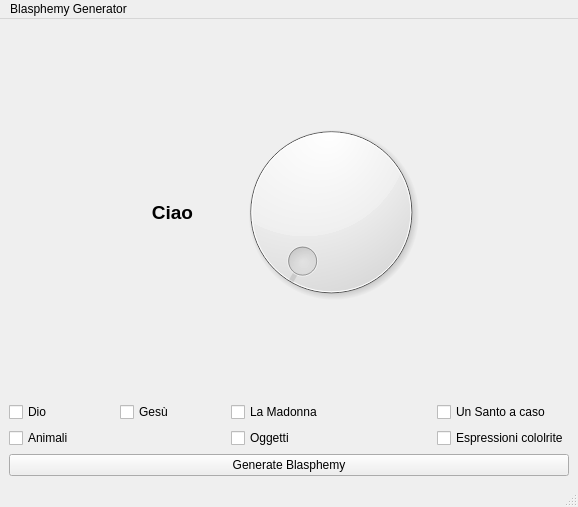
<?xml version="1.0" encoding="UTF-8"?>
<ui version="4.0">
 <class>MainWindow</class>
 <widget class="QMainWindow" name="MainWindow">
  <property name="geometry">
   <rect>
    <x>0</x>
    <y>0</y>
    <width>578</width>
    <height>507</height>
   </rect>
  </property>
  <property name="windowTitle">
   <string>MainWindow</string>
  </property>
  <widget class="QWidget" name="centralwidget">
   <property name="styleSheet">
    <string notr="true"/>
   </property>
   <layout class="QGridLayout" name="gridLayout">
    <item row="1" column="3">
     <widget class="QCheckBox" name="checkBox_4">
      <property name="text">
       <string>Un Santo a caso</string>
      </property>
      <attribute name="buttonGroup">
       <string notr="true">buttonGroup</string>
      </attribute>
     </widget>
    </item>
    <item row="1" column="1">
     <widget class="QCheckBox" name="checkBox_2">
      <property name="text">
       <string>Gesù</string>
      </property>
      <attribute name="buttonGroup">
       <string notr="true">buttonGroup</string>
      </attribute>
     </widget>
    </item>
    <item row="1" column="0">
     <widget class="QCheckBox" name="checkBox">
      <property name="text">
       <string>Dio</string>
      </property>
      <attribute name="buttonGroup">
       <string notr="true">buttonGroup</string>
      </attribute>
     </widget>
    </item>
    <item row="5" column="0" colspan="2">
     <widget class="QCheckBox" name="checkBox_5">
      <property name="text">
       <string>Animali</string>
      </property>
      <attribute name="buttonGroup">
       <string notr="true">buttonGroup_2</string>
      </attribute>
     </widget>
    </item>
    <item row="1" column="2">
     <widget class="QCheckBox" name="checkBox_3">
      <property name="text">
       <string>La Madonna</string>
      </property>
      <attribute name="buttonGroup">
       <string notr="true">buttonGroup</string>
      </attribute>
     </widget>
    </item>
    <item row="5" column="2">
     <widget class="QCheckBox" name="checkBox_6">
      <property name="text">
       <string>Oggetti</string>
      </property>
      <attribute name="buttonGroup">
       <string notr="true">buttonGroup_2</string>
      </attribute>
     </widget>
    </item>
    <item row="8" column="0" colspan="4">
     <widget class="QPushButton" name="pushButton">
      <property name="text">
       <string>Generate Blasphemy</string>
      </property>
     </widget>
    </item>
    <item row="5" column="3">
     <widget class="QCheckBox" name="checkBox_7">
      <property name="text">
       <string>Espressioni cololrite</string>
      </property>
      <attribute name="buttonGroup">
       <string notr="true">buttonGroup_2</string>
      </attribute>
     </widget>
    </item>
    <item row="0" column="1">
     <widget class="QLabel" name="label_img">
      <property name="font">
       <font>
        <pointsize>14</pointsize>
        <weight>75</weight>
        <bold>true</bold>
       </font>
      </property>
      <property name="text">
       <string>Ciao</string>
      </property>
      <property name="alignment">
       <set>Qt::AlignCenter</set>
      </property>
     </widget>
    </item>
    <item row="0" column="2">
     <widget class="QDial" name="dial">
      <property name="minimumSize">
       <size>
        <width>200</width>
        <height>200</height>
       </size>
      </property>
     </widget>
    </item>
   </layout>
  </widget>
  <widget class="QMenuBar" name="menubar">
   <property name="geometry">
    <rect>
     <x>0</x>
     <y>0</y>
     <width>578</width>
     <height>22</height>
    </rect>
   </property>
   <widget class="QMenu" name="menuBlasphemy_Generator">
    <property name="title">
     <string>Blasphemy Generator</string>
    </property>
   </widget>
   <addaction name="menuBlasphemy_Generator"/>
  </widget>
  <widget class="QStatusBar" name="statusbar"/>
 </widget>
 <tabstops>
  <tabstop>checkBox</tabstop>
  <tabstop>checkBox_2</tabstop>
  <tabstop>checkBox_5</tabstop>
  <tabstop>pushButton</tabstop>
 </tabstops>
 <resources>
  <include location="img1.qrc"/>
  <include location="img2.qrc"/>
 </resources>
 <connections/>
 <buttongroups>
  <buttongroup name="buttonGroup"/>
  <buttongroup name="buttonGroup_2"/>
 </buttongroups>
</ui>
